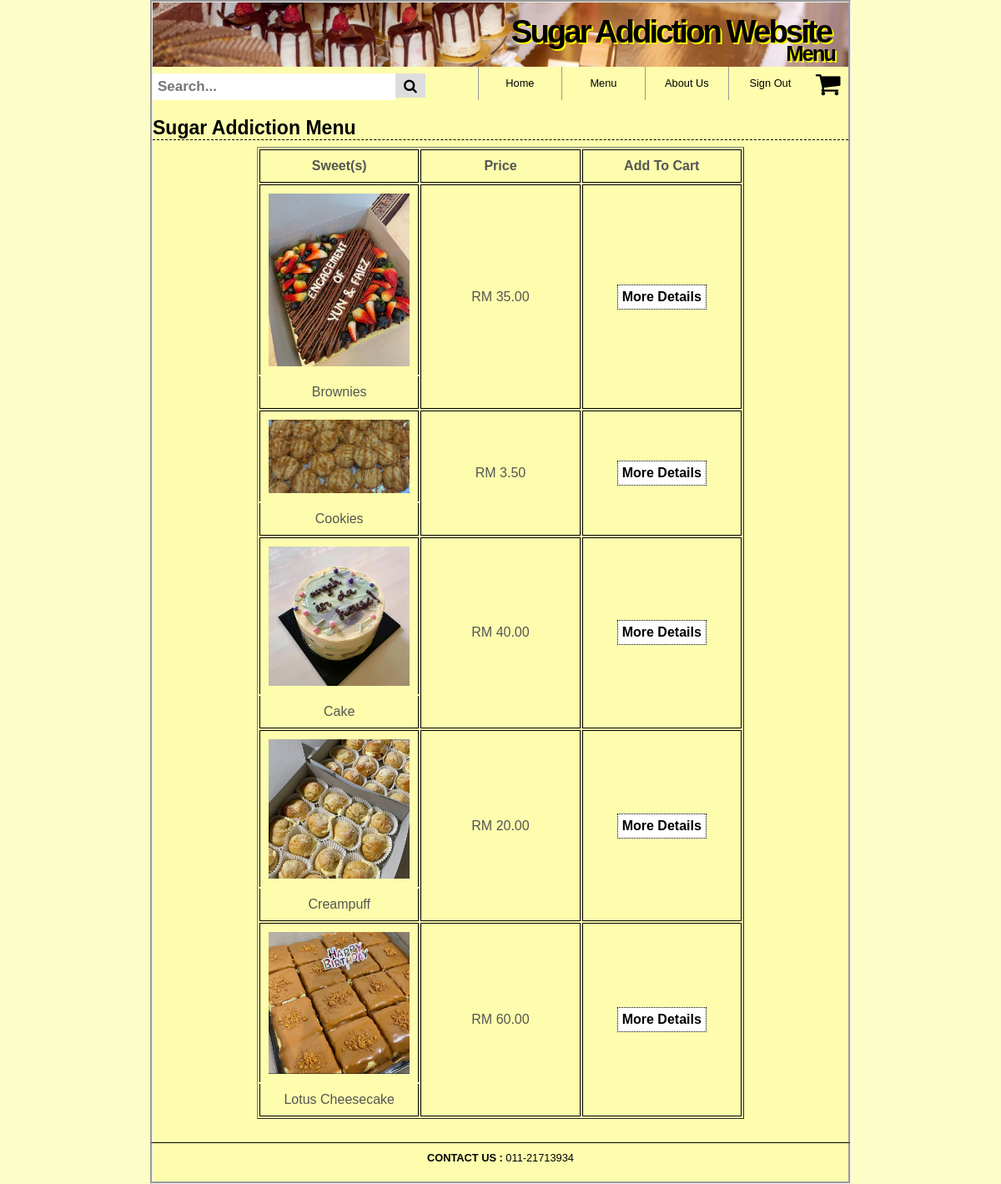
The page /menu.php (signed in) on the database its author committed.
### tables this page shows
CREATE TABLE `product` (
  `ProductID` int(5) NOT NULL,
  `Name` varchar(100) NOT NULL,
  `Image` varchar(255) DEFAULT NULL,
  `Price` decimal(5,2) NOT NULL,
  `Size` varchar(255) DEFAULT NULL,
  `Description` varchar(255) DEFAULT NULL
);

### menu.php (the view, shortened to what this page needs)
<?php
include ('includes/header2.php');
?>
<h1>Sugar Addiction Menu</h1>
<div class="menu">
	<table border="1">
		<tr>
			<th>Sweet(s)</th>
			<th>Price</th>
			<th>Add To Cart</th>
		</tr>
		<?php
		require ('includes/constants.php');
		if(!empty($_GET["search"])){
			$search = $_GET["search"];
		} else {
			$search = "";
		}
		$q = "SELECT * FROM product WHERE Name LIKE '%$search%'";
		$r = @mysqli_query ($dbc,$q);
		if (!mysqli_num_rows($r) == 1) {
			echo '<tr><td colspan="4">ALL PRODUCT OUT OF STOCK</td></tr>';
		} else {
		while ($data = mysqli_fetch_array($r)) {
			echo "
			<tr>
				<td style=\"border-bottom: 0px\">";
				if (!isset($data['Image'])) {
					echo "<img src=\"includes/images/image_na.png\"";
				} else {
					echo "<img src=\"includes/images/".$data['Image']."\"";
				};
				echo "</td>
				<td rowspan='2'>RM ".$data['Price']."</td>
				<td rowspan='2'>";
				echo '
				<form action="menudetails.php" method="GET">
					<input type="text" name="ProductID" value="'.$data["ProductID"].'" hidden>
					<input type="submit" name="submit" value="More Details" />
				</form>';
			echo "</td>
			</tr>
			<tr>
				<td style=\"border-top: 0px\">".$data['Name']."</td>
			</tr>
			";
		}}
		?>
	</table>
</div>

### includes/style.css (style rules this page uses)
* { margin:0; padding:0; }
body { background:#FDFDC8; color:#555; font:0.8em Arial, Helvetica, "bitstream vera sans", sans-serif; }
#content h1 { border-bottom:1px dashed #000000; font-size:1.8em; padding:20px 0 0; color: black; }
.menu table { margin: 1% 15%; width: 70%; table-layout: fixed; }
#content .menu table img { width: 100%; height: auto; }
#content .menu tr th { padding: 10px; border: 1px solid black; width: auto; text-align: center; }
#content .menu tr td { padding: 10px; border: 1px solid black; width: auto; text-align: center; }
#content img { vertical-align: middle; }
* { box-sizing: border-box; }
#footer { border-top:1px solid black; height:50px; margin:0 auto; padding:10px 0px; text-align:center; width:70vw; background-color: #FDFDAD; color: black; z-index: 2; position: relative; border-bottom: 3px groove; border-left: 3px groove; border-right: 3px groove; }
input, select, .input { padding: 5px; font-weight: bold; font-size: 1em; color: #000000; background: #FFFFFF; border:1px dotted #000000; }

### rows shown on the page
product: Image (picture), Price "35.00", Name "Brownies"
product: Image (picture), Price "3.50", Name "Cookies"
product: Image (picture), Price "40.00", Name "Cake"
product: Image (picture), Price "20.00", Name "Creampuff"
product: Image (picture), Price "60.00", Name "Lotus Cheesecake"

### other values the page prints
$page_text "Menu"
